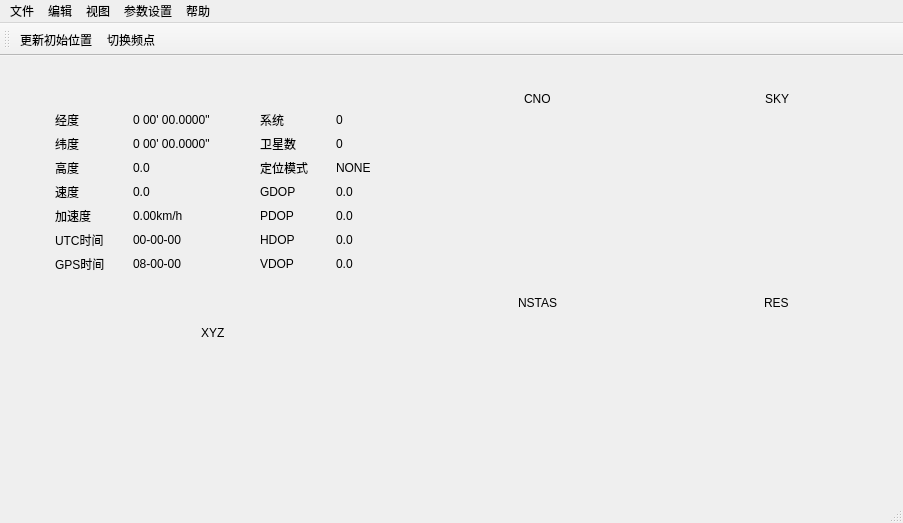
<?xml version="1.0" encoding="UTF-8"?>
<ui version="4.0">
 <class>MainWindow</class>
 <widget class="QMainWindow" name="MainWindow">
  <property name="geometry">
   <rect>
    <x>0</x>
    <y>0</y>
    <width>903</width>
    <height>523</height>
   </rect>
  </property>
  <property name="windowTitle">
   <string>MainWindow</string>
  </property>
  <widget class="QWidget" name="centralWidget">
   <layout class="QHBoxLayout" name="horizontalLayout_9">
    <item>
     <widget class="QWidget" name="widget_2" native="true">
      <layout class="QVBoxLayout" name="verticalLayout_6">
       <item>
        <widget class="QWidget" name="widget" native="true">
         <layout class="QHBoxLayout" name="horizontalLayout_7">
          <item>
           <widget class="QWidget" name="widget_9" native="true">
            <layout class="QHBoxLayout" name="horizontalLayout_8">
             <item>
              <widget class="QWidget" name="widget_4" native="true">
               <layout class="QVBoxLayout" name="verticalLayout_3">
                <item>
                 <widget class="QLabel" name="label_longitude">
                  <property name="text">
                   <string>经度</string>
                  </property>
                 </widget>
                </item>
                <item>
                 <widget class="QLabel" name="label_latitude">
                  <property name="text">
                   <string>纬度</string>
                  </property>
                 </widget>
                </item>
                <item>
                 <widget class="QLabel" name="label_height">
                  <property name="text">
                   <string>高度</string>
                  </property>
                 </widget>
                </item>
                <item>
                 <widget class="QLabel" name="label_speed">
                  <property name="text">
                   <string>速度</string>
                  </property>
                 </widget>
                </item>
                <item>
                 <widget class="QLabel" name="label_acceleration">
                  <property name="text">
                   <string>加速度</string>
                  </property>
                 </widget>
                </item>
                <item>
                 <widget class="QLabel" name="label_UTC">
                  <property name="text">
                   <string>UTC时间</string>
                  </property>
                 </widget>
                </item>
                <item>
                 <widget class="QLabel" name="label_GPS">
                  <property name="text">
                   <string>GPS时间</string>
                  </property>
                 </widget>
                </item>
               </layout>
              </widget>
             </item>
             <item>
              <widget class="QWidget" name="widget_6" native="true">
               <layout class="QVBoxLayout" name="verticalLayout_10">
                <item>
                 <widget class="QLabel" name="longitude">
                  <property name="text">
                   <string>0 00' 00.0000&quot;</string>
                  </property>
                 </widget>
                </item>
                <item>
                 <widget class="QLabel" name="latitude">
                  <property name="text">
                   <string>0 00' 00.0000&quot;</string>
                  </property>
                 </widget>
                </item>
                <item>
                 <widget class="QLabel" name="height">
                  <property name="text">
                   <string>0.0</string>
                  </property>
                 </widget>
                </item>
                <item>
                 <widget class="QLabel" name="speed">
                  <property name="text">
                   <string>0.0</string>
                  </property>
                 </widget>
                </item>
                <item>
                 <widget class="QLabel" name="acceleration">
                  <property name="text">
                   <string>0.00km/h</string>
                  </property>
                 </widget>
                </item>
                <item>
                 <widget class="QLabel" name="UTC">
                  <property name="text">
                   <string>00-00-00</string>
                  </property>
                 </widget>
                </item>
                <item>
                 <widget class="QLabel" name="GPS">
                  <property name="text">
                   <string>08-00-00 </string>
                  </property>
                 </widget>
                </item>
               </layout>
              </widget>
             </item>
            </layout>
           </widget>
          </item>
          <item>
           <widget class="QWidget" name="widget_8" native="true">
            <layout class="QHBoxLayout" name="horizontalLayout_4">
             <item>
              <widget class="QWidget" name="widget_5" native="true">
               <layout class="QVBoxLayout" name="verticalLayout_12">
                <item>
                 <widget class="QLabel" name="label_system">
                  <property name="text">
                   <string>系统</string>
                  </property>
                 </widget>
                </item>
                <item>
                 <widget class="QLabel" name="label_nstas">
                  <property name="text">
                   <string>卫星数</string>
                  </property>
                 </widget>
                </item>
                <item>
                 <widget class="QLabel" name="label_positon_mode">
                  <property name="text">
                   <string>定位模式</string>
                  </property>
                 </widget>
                </item>
                <item>
                 <widget class="QLabel" name="label_GDOP">
                  <property name="text">
                   <string>GDOP</string>
                  </property>
                 </widget>
                </item>
                <item>
                 <widget class="QLabel" name="label_PDOP">
                  <property name="text">
                   <string>PDOP</string>
                  </property>
                 </widget>
                </item>
                <item>
                 <widget class="QLabel" name="label_HDOP">
                  <property name="text">
                   <string>HDOP</string>
                  </property>
                 </widget>
                </item>
                <item>
                 <widget class="QLabel" name="label_VDOP">
                  <property name="text">
                   <string>VDOP</string>
                  </property>
                 </widget>
                </item>
               </layout>
              </widget>
             </item>
             <item>
              <widget class="QWidget" name="widget_7" native="true">
               <layout class="QVBoxLayout" name="verticalLayout_11">
                <item>
                 <widget class="QLabel" name="system">
                  <property name="text">
                   <string>0</string>
                  </property>
                 </widget>
                </item>
                <item>
                 <widget class="QLabel" name="nstas">
                  <property name="text">
                   <string>0</string>
                  </property>
                 </widget>
                </item>
                <item>
                 <widget class="QLabel" name="positon_mode">
                  <property name="text">
                   <string>NONE</string>
                  </property>
                 </widget>
                </item>
                <item>
                 <widget class="QLabel" name="GDOP">
                  <property name="text">
                   <string>0.0</string>
                  </property>
                 </widget>
                </item>
                <item>
                 <widget class="QLabel" name="PDOP">
                  <property name="text">
                   <string>0.0</string>
                  </property>
                 </widget>
                </item>
                <item>
                 <widget class="QLabel" name="HDOP">
                  <property name="text">
                   <string>0.0</string>
                  </property>
                 </widget>
                </item>
                <item>
                 <widget class="QLabel" name="VDOP">
                  <property name="text">
                   <string>0.0</string>
                  </property>
                 </widget>
                </item>
               </layout>
              </widget>
             </item>
            </layout>
           </widget>
          </item>
         </layout>
        </widget>
       </item>
       <item>
        <widget class="QWidget" name="widget_Xyz" native="true">
         <layout class="QVBoxLayout" name="verticalLayout_5">
          <item>
           <widget class="QWidget" name="widget_Xyz_2" native="true">
            <property name="maximumSize">
             <size>
              <width>16777215</width>
              <height>20</height>
             </size>
            </property>
            <layout class="QHBoxLayout" name="horizontalLayout_5">
             <property name="spacing">
              <number>6</number>
             </property>
             <property name="leftMargin">
              <number>0</number>
             </property>
             <property name="topMargin">
              <number>0</number>
             </property>
             <property name="rightMargin">
              <number>0</number>
             </property>
             <property name="bottomMargin">
              <number>0</number>
             </property>
             <item>
              <spacer name="horizontalSpacer_8">
               <property name="orientation">
                <enum>Qt::Horizontal</enum>
               </property>
               <property name="sizeHint" stdset="0">
                <size>
                 <width>141</width>
                 <height>17</height>
                </size>
               </property>
              </spacer>
             </item>
             <item>
              <widget class="QLabel" name="label_xyz_plot">
               <property name="text">
                <string>XYZ</string>
               </property>
              </widget>
             </item>
             <item>
              <spacer name="horizontalSpacer_5">
               <property name="orientation">
                <enum>Qt::Horizontal</enum>
               </property>
               <property name="sizeHint" stdset="0">
                <size>
                 <width>141</width>
                 <height>17</height>
                </size>
               </property>
              </spacer>
             </item>
            </layout>
           </widget>
          </item>
          <item>
           <widget class="QCustomPlot" name="customPlot_xyz" native="true"/>
          </item>
         </layout>
        </widget>
       </item>
      </layout>
     </widget>
    </item>
    <item>
     <widget class="QWidget" name="widget_3" native="true">
      <layout class="QVBoxLayout" name="verticalLayout_7">
       <item>
        <widget class="QWidget" name="widget_Cn0" native="true">
         <layout class="QVBoxLayout" name="verticalLayout">
          <item>
           <widget class="QWidget" name="widget_Cn0_2" native="true">
            <property name="maximumSize">
             <size>
              <width>16777215</width>
              <height>20</height>
             </size>
            </property>
            <layout class="QHBoxLayout" name="horizontalLayout">
             <property name="spacing">
              <number>0</number>
             </property>
             <property name="leftMargin">
              <number>0</number>
             </property>
             <property name="topMargin">
              <number>0</number>
             </property>
             <property name="rightMargin">
              <number>0</number>
             </property>
             <property name="bottomMargin">
              <number>0</number>
             </property>
             <item>
              <spacer name="horizontalSpacer_10">
               <property name="orientation">
                <enum>Qt::Horizontal</enum>
               </property>
               <property name="sizeHint" stdset="0">
                <size>
                 <width>100</width>
                 <height>17</height>
                </size>
               </property>
              </spacer>
             </item>
             <item>
              <widget class="QLabel" name="label_cno_plot">
               <property name="text">
                <string>CNO</string>
               </property>
              </widget>
             </item>
             <item>
              <spacer name="horizontalSpacer">
               <property name="orientation">
                <enum>Qt::Horizontal</enum>
               </property>
               <property name="sizeHint" stdset="0">
                <size>
                 <width>100</width>
                 <height>17</height>
                </size>
               </property>
              </spacer>
             </item>
            </layout>
           </widget>
          </item>
          <item>
           <widget class="QLabel" name="DispSnr">
            <property name="sizePolicy">
             <sizepolicy hsizetype="Ignored" vsizetype="Ignored">
              <horstretch>0</horstretch>
              <verstretch>0</verstretch>
             </sizepolicy>
            </property>
            <property name="text">
             <string/>
            </property>
           </widget>
          </item>
         </layout>
        </widget>
       </item>
       <item>
        <widget class="QWidget" name="widget_Cep" native="true">
         <layout class="QVBoxLayout" name="verticalLayout_4">
          <item>
           <widget class="QWidget" name="widget_Cep_2" native="true">
            <property name="maximumSize">
             <size>
              <width>16777215</width>
              <height>20</height>
             </size>
            </property>
            <layout class="QHBoxLayout" name="horizontalLayout_3">
             <property name="spacing">
              <number>0</number>
             </property>
             <property name="leftMargin">
              <number>0</number>
             </property>
             <property name="topMargin">
              <number>0</number>
             </property>
             <property name="rightMargin">
              <number>0</number>
             </property>
             <property name="bottomMargin">
              <number>0</number>
             </property>
             <item>
              <spacer name="horizontalSpacer_4">
               <property name="orientation">
                <enum>Qt::Horizontal</enum>
               </property>
               <property name="sizeHint" stdset="0">
                <size>
                 <width>94</width>
                 <height>17</height>
                </size>
               </property>
              </spacer>
             </item>
             <item>
              <widget class="QLabel" name="label_nstas_plot">
               <property name="text">
                <string>NSTAS</string>
               </property>
              </widget>
             </item>
             <item>
              <spacer name="horizontalSpacer_3">
               <property name="orientation">
                <enum>Qt::Horizontal</enum>
               </property>
               <property name="sizeHint" stdset="0">
                <size>
                 <width>94</width>
                 <height>17</height>
                </size>
               </property>
              </spacer>
             </item>
            </layout>
           </widget>
          </item>
          <item>
           <widget class="QCustomPlot" name="customPlot_nstas" native="true"/>
          </item>
          <item>
           <widget class="QCustomPlot" name="customPlot_dop" native="true"/>
          </item>
         </layout>
        </widget>
       </item>
      </layout>
     </widget>
    </item>
    <item>
     <widget class="QWidget" name="widget_10" native="true">
      <layout class="QVBoxLayout" name="verticalLayout_8">
       <item>
        <widget class="QWidget" name="widget_Sky" native="true">
         <layout class="QVBoxLayout" name="verticalLayout_2">
          <item>
           <widget class="QWidget" name="widget_Sky_2" native="true">
            <property name="maximumSize">
             <size>
              <width>16777215</width>
              <height>20</height>
             </size>
            </property>
            <layout class="QHBoxLayout" name="horizontalLayout_2">
             <property name="spacing">
              <number>0</number>
             </property>
             <property name="leftMargin">
              <number>0</number>
             </property>
             <property name="topMargin">
              <number>0</number>
             </property>
             <property name="rightMargin">
              <number>0</number>
             </property>
             <property name="bottomMargin">
              <number>0</number>
             </property>
             <item>
              <spacer name="horizontalSpacer_9">
               <property name="orientation">
                <enum>Qt::Horizontal</enum>
               </property>
               <property name="sizeHint" stdset="0">
                <size>
                 <width>100</width>
                 <height>17</height>
                </size>
               </property>
              </spacer>
             </item>
             <item>
              <widget class="QLabel" name="label_sky_plot">
               <property name="text">
                <string>SKY</string>
               </property>
              </widget>
             </item>
             <item>
              <spacer name="horizontalSpacer_2">
               <property name="orientation">
                <enum>Qt::Horizontal</enum>
               </property>
               <property name="sizeHint" stdset="0">
                <size>
                 <width>99</width>
                 <height>17</height>
                </size>
               </property>
              </spacer>
             </item>
            </layout>
           </widget>
          </item>
          <item>
           <widget class="QLabel" name="DispSky">
            <property name="sizePolicy">
             <sizepolicy hsizetype="Ignored" vsizetype="Ignored">
              <horstretch>0</horstretch>
              <verstretch>0</verstretch>
             </sizepolicy>
            </property>
            <property name="text">
             <string/>
            </property>
           </widget>
          </item>
         </layout>
        </widget>
       </item>
       <item>
        <widget class="QWidget" name="widget_Other" native="true">
         <layout class="QVBoxLayout" name="verticalLayout_9">
          <item>
           <widget class="QWidget" name="widget_Other_2" native="true">
            <property name="maximumSize">
             <size>
              <width>16777215</width>
              <height>20</height>
             </size>
            </property>
            <layout class="QHBoxLayout" name="horizontalLayout_6">
             <property name="spacing">
              <number>0</number>
             </property>
             <property name="leftMargin">
              <number>0</number>
             </property>
             <property name="topMargin">
              <number>0</number>
             </property>
             <property name="rightMargin">
              <number>0</number>
             </property>
             <property name="bottomMargin">
              <number>0</number>
             </property>
             <item>
              <spacer name="horizontalSpacer_7">
               <property name="orientation">
                <enum>Qt::Horizontal</enum>
               </property>
               <property name="sizeHint" stdset="0">
                <size>
                 <width>100</width>
                 <height>17</height>
                </size>
               </property>
              </spacer>
             </item>
             <item>
              <widget class="QLabel" name="label_res_plot">
               <property name="text">
                <string>RES</string>
               </property>
              </widget>
             </item>
             <item>
              <spacer name="horizontalSpacer_6">
               <property name="orientation">
                <enum>Qt::Horizontal</enum>
               </property>
               <property name="sizeHint" stdset="0">
                <size>
                 <width>99</width>
                 <height>17</height>
                </size>
               </property>
              </spacer>
             </item>
            </layout>
           </widget>
          </item>
          <item>
           <widget class="QCustomPlot" name="customPlot_res" native="true"/>
          </item>
         </layout>
        </widget>
       </item>
      </layout>
     </widget>
    </item>
   </layout>
  </widget>
  <widget class="QMenuBar" name="menuBar">
   <property name="geometry">
    <rect>
     <x>0</x>
     <y>0</y>
     <width>903</width>
     <height>23</height>
    </rect>
   </property>
   <widget class="QMenu" name="menu">
    <property name="title">
     <string>文件</string>
    </property>
    <addaction name="actionopen"/>
   </widget>
   <widget class="QMenu" name="menu_2">
    <property name="title">
     <string>编辑</string>
    </property>
   </widget>
   <widget class="QMenu" name="menu_3">
    <property name="title">
     <string>视图</string>
    </property>
   </widget>
   <widget class="QMenu" name="menu_4">
    <property name="title">
     <string>参数设置</string>
    </property>
    <addaction name="actionsConfig"/>
    <addaction name="actionupdate"/>
    <addaction name="actionFreq"/>
   </widget>
   <widget class="QMenu" name="menu_5">
    <property name="title">
     <string>帮助</string>
    </property>
   </widget>
   <addaction name="menu"/>
   <addaction name="menu_2"/>
   <addaction name="menu_3"/>
   <addaction name="menu_4"/>
   <addaction name="menu_5"/>
  </widget>
  <widget class="QStatusBar" name="statusBar"/>
  <widget class="QToolBar" name="mainToolBar">
   <attribute name="toolBarArea">
    <enum>TopToolBarArea</enum>
   </attribute>
   <attribute name="toolBarBreak">
    <bool>false</bool>
   </attribute>
   <addaction name="actionupdate"/>
   <addaction name="actionFreq"/>
  </widget>
  <action name="actionopen">
   <property name="text">
    <string>打开</string>
   </property>
  </action>
  <action name="actionupdate">
   <property name="text">
    <string>更新初始位置</string>
   </property>
  </action>
  <action name="actionFreq">
   <property name="text">
    <string>切换频点</string>
   </property>
  </action>
  <action name="actionsConfig">
   <property name="text">
    <string>实时处理配置</string>
   </property>
  </action>
  <action name="actionsPost">
   <property name="text">
    <string>事后处理配置</string>
   </property>
  </action>
 </widget>
 <layoutdefault spacing="6" margin="11"/>
 <customwidgets>
  <customwidget>
   <class>QCustomPlot</class>
   <extends>QWidget</extends>
   <header>qcustomplot.h</header>
   <container>1</container>
  </customwidget>
 </customwidgets>
 <resources/>
 <connections/>
</ui>
